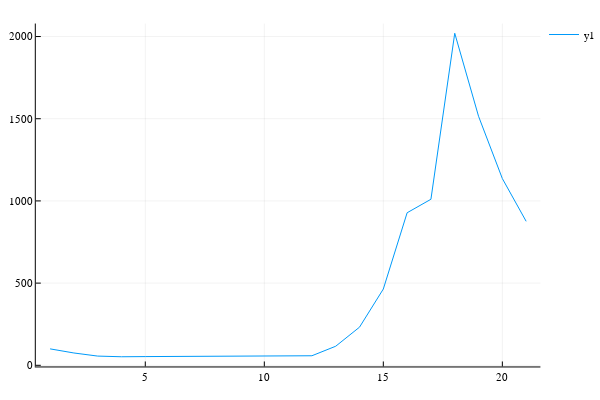

Here is the notebook cell this chart was saved with:
### Code cell
plot(samplingHEStv[1])

### Figure 1 — Plotly figure (JSON) as saved in the notebook; plotly's stock layout.template omitted (floating-point values rounded to 4 significant figures)
{"data": [{"colorbar": {"title": ""}, "legendgroup": "y1", "line": {"color": "rgba(0, 154, 250, 1.000)", "dash": "solid", "shape": "linear", "width": 1}, "mode": "lines", "name": "y1", "showlegend": true, "type": "scatter", "x": [1, 2, 3, 4, 5, 6, 7, 8, 9, 10, 11, 12, 13, 14, 15, 16, 17, 18, 19, 20, 21], "xaxis": "x1", "y": [100, 75, 56, 52, 53, 54, 55, 56, 57, 58, 58, 58, 116, 232, 464, 928, 1010, 2020, 1515, 1136, 876], "yaxis": "y1", "zmax": null, "zmin": null}], "layout": {"annotations": [], "height": 400, "legend": {"bgcolor": "rgba(255, 255, 255, 1.000)", "bordercolor": "rgba(0, 0, 0, 1.000)", "font": {"color": "rgba(0, 0, 0, 1.000)", "family": "sans-serif", "size": 11}, "tracegroupgap": 0, "x": 1, "y": 1}, "margin": {"b": 20, "l": 0, "r": 0, "t": 20}, "paper_bgcolor": "rgba(255, 255, 255, 1.000)", "plot_bgcolor": "rgba(255, 255, 255, 1.000)", "showlegend": true, "width": 600, "xaxis": {"anchor": "y1", "domain": [0.06582, 0.9934], "gridcolor": "rgba(0, 0, 0, 0.100)", "gridwidth": 0.5, "linecolor": "rgba(0, 0, 0, 1.000)", "mirror": false, "range": [0.4, 21.6], "showgrid": true, "showline": true, "showticklabels": true, "tickangle": 0, "tickcolor": "rgb(0, 0, 0)", "tickfont": {"color": "rgba(0, 0, 0, 1.000)", "family": "sans-serif", "size": 11}, "tickmode": "array", "ticks": "inside", "ticktext": ["5", "10", "15", "20"], "tickvals": [5, 10, 15, 20], "title": "", "titlefont": {"color": "rgba(0, 0, 0, 1.000)", "family": "sans-serif", "size": 15}, "type": "-", "visible": true, "zeroline": false, "zerolinecolor": "rgba(0, 0, 0, 1.000)"}, "yaxis": {"anchor": "x1", "domain": [0.03762, 0.9902], "gridcolor": "rgba(0, 0, 0, 0.100)", "gridwidth": 0.5, "linecolor": "rgba(0, 0, 0, 1.000)", "mirror": false, "range": [-7.04, 2079.0], "showgrid": true, "showline": true, "showticklabels": true, "tickangle": 0, "tickcolor": "rgb(0, 0, 0)", "tickfont": {"color": "rgba(0, 0, 0, 1.000)", "family": "sans-serif", "size": 11}, "tickmode": "array", "ticks": "inside", "ticktext": ["0", "500", "1000", "1500", "2000"], "tickvals": [0, 500, 1000, 1500, 2000], "title": "", "titlefont": {"color": "rgba(0, 0, 0, 1.000)", "family": "sans-serif", "size": 15}, "type": "-", "visible": true, "zeroline": false, "zerolinecolor": "rgba(0, 0, 0, 1.000)"}}}
